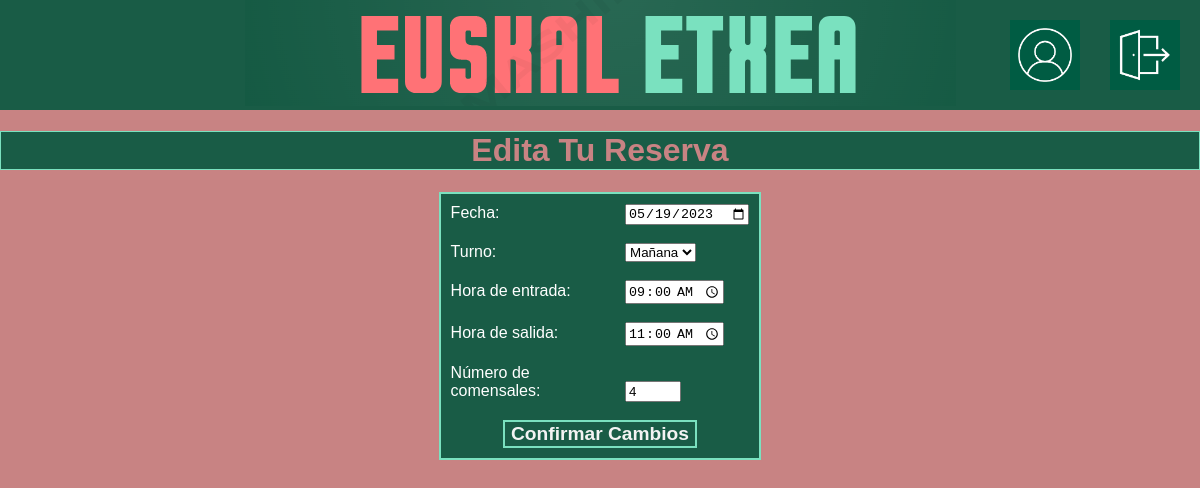
Screenshot of /editBooking.php?id=1 (signed in) with the database file from the repository.
### tables this page shows
CREATE TABLE `reservas` (
  `Id_Reserva` int(11) NOT NULL,
  `Id_Usuario` int(11) NOT NULL,
  `CodigoReserva` int(11) NOT NULL,
  `Fecha` date NOT NULL,
  `Turno` varchar(6) NOT NULL,
  `HoraEntrada` time NOT NULL,
  `HoraSalida` time NOT NULL,
  `NumeroComensales` int(11) NOT NULL,
  `EstadoReserva` tinyint(1) NOT NULL COMMENT 'Provisional o Definitivo\r\n'
);

### editBooking.php (the view, shortened to what this page needs)
<?php
    $conn = obtenerPdoConexionBD();
    if(isset($_COOKIE['idEdit'])){
        $id = $_COOKIE['idEdit'];
    }else{
        $id = (int)$_REQUEST["id"];
    }
    $sql = "SELECT * FROM reservas WHERE Id_Reserva=?";
    $sentencia = $conn->prepare($sql);
    $sentencia->execute([$id]);
    $fila = $sentencia->fetch();
    $fecha = $fila['Fecha'];
    $turno = $fila['Turno'];
    $horaEntrada = $fila['HoraEntrada'];
    $horaSalida = $fila['HoraSalida'];
    $numComensalesEntero = $fila['NumeroComensales'];
    $numComensales = (int)$numComensalesEntero;
?>
<!DOCTYPE html>
<html>
<head>
    <link rel="stylesheet" type="text/css" href="estilos.css">
</head>
<body>
    <div class="header">
        <a href="indexUser.php"><img src="resources/logo.png"></a>
        <a href="user.php"><img src="resources/perfil.png" class="imagenDerecha2"></a>
        <a href="home.php"><img src="resources/salir.png" class="imagenDerecha"></a>
    </div>
    <h1>Edita Tu Reserva</h1>
    <div class="formularios">
        <form method="POST" action="editBookingController.php">
            <label for="fecha">Fecha:</label>
            <input type="date" id="fecha" name="fecha" value="<?=$fecha?>" required>
            <br><br>
            <label for="turno">Turno:</label>
            <?php if($turno == "Mañana"){ ?>
                <select id="turno" name="turno">
                    <option id="manana" selected>Mañana</option>
                </select>
            <?php } ?>
            <br><br>
            <label for="horaEntrada">Hora de entrada:</label>
            <input type="time" id="horaEntrada" name="horaEntrada" value="<?=$horaEntrada?>" required>
            <br><br>
            <label for="horaSalida">Hora de salida:</label>
            <input type="time" id="horaSalida" name="horaSalida" value="<?=$horaSalida?>" required>
            <br><br>
            <label for="numComensales">Número de comensales:</label>
            <input type="number" id="numComensales" name="numComensales" max="10" min="0" value="<?=$numComensales?>" required>
            <br><br>
            <div style="text-align:center">
                <input class="botonForms" type="submit" onclick="horarios()" value="Confirmar Cambios">
            </div>
        </form>
    </div>
</body>
</html>

### estilos.css (style rules this page uses)
body { background-color: #c88383; font-family: Arial, sans-serif; margin: 0; padding: 0; }
.header { background-color: #195c46; display: flex; justify-content: center; align-items: center; position: relative; }
.imagenDerecha { position: absolute; top: 50%; right: 0; transform: translateY(-50%); width: 70px; height: 70px; margin-right: 20px; }
.imagenDerecha2 { position: absolute; top: 50%; right: 0; transform: translateY(-50%); width: 70px; height: 70px; margin-right: 120px; }
.formularios { display: flex; justify-content: center; align-items: center; }
.formularios form { border: 2px solid #7ae1bf; background-color: #195c46; padding: 10px; color: #fff; }
.formularios form label { display: inline-block; width: 170px; }
h1, h2 { background-color: #195c46; color: #c88383; font-family: sans-serif; font-weight: bold; font-size: 200%; text-align: center; border: 1px solid #7ae1bf; }
.botonForms { cursor: pointer; background-color: #195c46; color: #f3f3f3; font-family: sans-serif; font-weight: bold; font-size: 120%; border: 2px solid #7ae1bf; text-decoration: none; text-align: center; }

### rows the page displays
reservas: fecha "05/19/2023", horaEntrada "09:00:00", horaSalida "11:00:00", numComensales "4"
